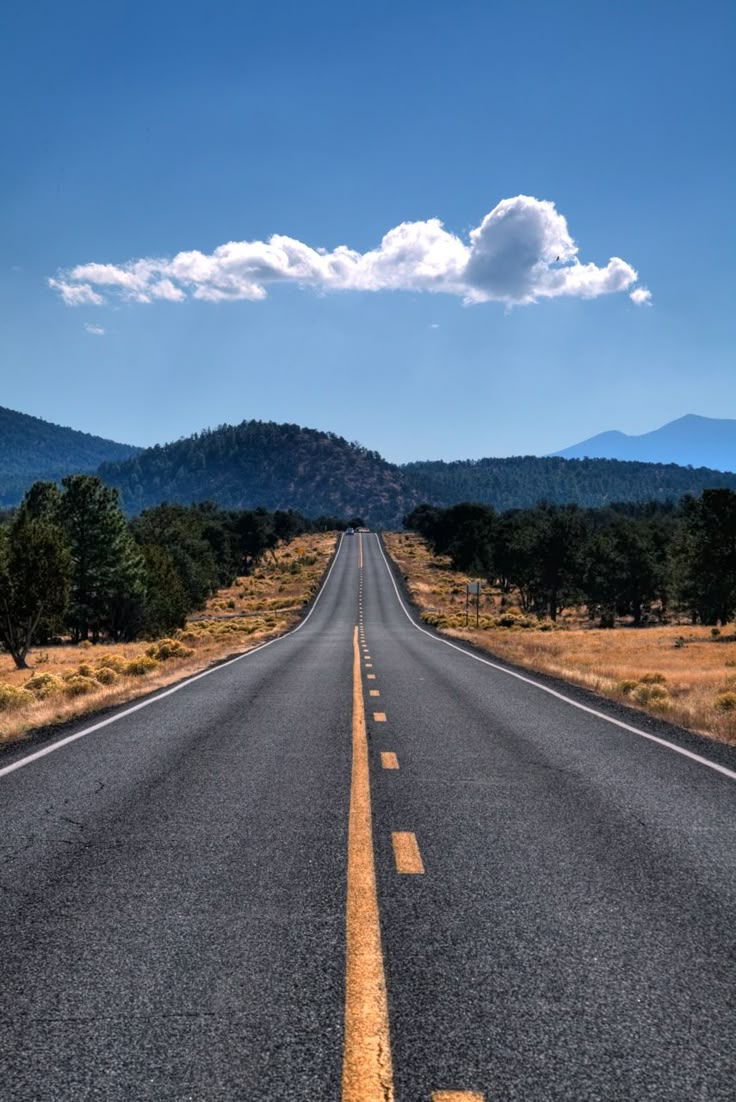
#> input picture Vision Artificial/Parcial 3/imagenes/Calle1.jpg, 736 x 1102 px; its folder holds only this picture in this run
$ python extraccion.py   (older library calls are emulated)
#> lines starting #> are read from the running program, lines starting #| are printed output that depends on the picture
### Vision Artificial/Parcial 3/Logica/funciones.py
import cv2
import numpy as np
from skimage.feature import hog

# [10 lines left out: function extraer_caracteristicas_hog, not called in this run]


def metodos_estadisticos_primer_orden(image):
    """
    Calcula los métodos estadísticos de primer orden: media, varianza, contraste, etc.

    :param image: Imagen de entrada en formato np.array (BGR).
    :return: Diccionario con valores de las estadísticas.
    """
    gray = cv2.cvtColor(image, cv2.COLOR_BGR2GRAY)
    mean = np.mean(gray)
    variance = np.var(gray)
    contrast = np.std(gray)
    entropy = -np.sum((gray/255) * np.log2(gray/255 + 1e-6))  # Aproximación de entropía
    return {"mean": mean, "variance": variance, "contrast": contrast, "entropy": entropy}


def momentos_de_hu(image):
    """
    Calcula los momentos de Hu (invariantes a transformación).

    :param image: Imagen de entrada en formato np.array (BGR).
    :return: Valores de los momentos de Hu.
    """
    gray = cv2.cvtColor(image, cv2.COLOR_BGR2GRAY)
    moments = cv2.moments(gray)
    huMoments = cv2.HuMoments(moments).flatten()
    return huMoments


def laplaciano_de_gauss(image):
    """
    Aplica el filtro Laplaciano de Gauss para detectar bordes.

    :param image: Imagen de entrada en formato np.array (BGR).
    :return: Imagen procesada con bordes detectados.
    """
    gray = cv2.cvtColor(image, cv2.COLOR_BGR2GRAY)
    blurred = cv2.GaussianBlur(gray, (5, 5), 0)
    laplacian = cv2.Laplacian(blurred, cv2.CV_64F)
    return np.sum(np.abs(laplacian))  # Devuelve la suma absoluta de los valores del laplaciano


def detectar_circulos_Hough(image):
    """
    Detecta círculos en la imagen utilizando la Transformada de Hough.

    :param image: Imagen de entrada en formato np.array (BGR).
    :return: Número de círculos detectados.
    """
    gray = cv2.cvtColor(image, cv2.COLOR_BGR2GRAY)
    circles = cv2.HoughCircles(gray, cv2.HOUGH_GRADIENT, dp=1, minDist=20, param1=50, param2=30, minRadius=10, maxRadius=50)
    if circles is not None:
        circles = np.uint16(np.around(circles))
        return len(circles[0])  # Devuelve la cantidad de círculos detectados
    return 0


def segmentar_grabcut(image):
    """
    Segmenta una imagen utilizando el algoritmo GrabCut.

    :param image: Imagen de entrada en formato np.array (BGR).
    :return: Área de la región segmentada.
    """
    mask = np.zeros(image.shape[:2], np.uint8)
    bgd_model = np.zeros((1, 65), np.float64)
    fgd_model = np.zeros((1, 65), np.float64)

    rect = (10, 10, image.shape[1]-10, image.shape[0]-10)  # Rectángulo de inicialización
    cv2.grabCut(image, mask, rect, bgd_model, fgd_model, 5, cv2.GC_INIT_WITH_RECT)

    mask2 = np.where((mask == 2) | (mask == 0), 0, 1)  # Reemplazar fondo con 0
    return np.sum(mask2)  # Devuelve el área de la región segmentada


def extraer_orb(image):
    """
    Extrae puntos clave utilizando el detector ORB (Oriented FAST and Rotated BRIEF).

    :param image: Imagen de entrada en formato np.array (BGR).
    :return: Número de puntos clave detectados.
    """
    gray = cv2.cvtColor(image, cv2.COLOR_BGR2GRAY)
    orb = cv2.ORB_create()
    keypoints, descriptors = orb.detectAndCompute(gray, None)
    return len(keypoints)  # Devuelve el número de puntos clave


def ToGrayScale(image):
    """
    Convierte una imagen a escala de grises.

    :param image: Imagen de entrada en formato np.array (BGR).
    :return: Imagen en escala de grises.
    """
    gray = cv2.cvtColor(image, cv2.COLOR_BGR2GRAY)
    return np.mean(gray)  # Devuelve el valor promedio de los píxeles en la imagen en escala de grises


def umbralizacion_adaptativa(image):
    """
    Aplica umbralización adaptativa para segmentar la imagen.

    :param image: Imagen de entrada en formato np.array (BGR).
    :return: Número de píxeles binarizados.
    """
    gray = cv2.cvtColor(image, cv2.COLOR_BGR2GRAY)
    thresholded = cv2.adaptiveThreshold(gray, 255, cv2.ADAPTIVE_THRESH_GAUSSIAN_C,
                                       cv2.THRESH_BINARY, 11, 2)
    return np.sum(thresholded)  # Devuelve el número de píxeles binarizados


def segmentacion_kmeans(image, k=3):
    """
    Segmenta una imagen utilizando el algoritmo K-means basado en color.

    :param image: Imagen de entrada en formato np.array (BGR).
    :param k: Número de clusters.
    :return: Suma de los valores de los píxeles de la imagen segmentada.
    """
    Z = image.reshape((-1, 3))
    Z = np.float32(Z)
    criteria = (cv2.TERM_CRITERIA_EPS + cv2.TERM_CRITERIA_MAX_ITER, 100, 0.2)
    ret, label, center = cv2.kmeans(Z, k, None, criteria, 10, cv2.KMEANS_RANDOM_CENTERS)

    center = np.uint8(center)
    res = center[label.flatten()]
    segmented_image = res.reshape(image.shape)
    return np.sum(segmented_image)  # Devuelve la suma de los valores de los píxeles


def detectar_bordes_Canny(image):
    """
    Detecta bordes utilizando el algoritmo de Canny.

    :param image: Imagen de entrada en formato np.array (BGR).
    :return: Número de bordes detectados.
    """
    gray = cv2.cvtColor(image, cv2.COLOR_BGR2GRAY)
    edges = cv2.Canny(gray, 100, 200)  # Umbrales de Canny
    return np.sum(edges)  # Devuelve el número de bordes detectados


def SharpenImage(image):
    """
    Aplica un filtro de nitidez a la imagen para resaltar detalles.

    :param image: Imagen de entrada en formato np.array (BGR).
    :return: Valor promedio de los píxeles de la imagen mejorada.
    """
    kernel = np.array([[0, -1, 0], [-1, 5,-1], [0, -1, 0]])
    sharpened = cv2.filter2D(image, -1, kernel)
    return np.mean(sharpened)  # Devuelve el valor promedio de los píxeles de la imagen mejorada
import cv2
import numpy as np

def calcular_histograma_color(image):
    """
    Calcula el histograma de color de una imagen y devuelve el color dominante.

    :param image: Imagen de entrada en formato np.array (BGR).
    :return: El color dominante de la imagen basado en el histograma.
    """
    # Convertir la imagen a espacio de color HSV
    hsv = cv2.cvtColor(image, cv2.COLOR_BGR2HSV)

    # Dividir la imagen en los canales H, S, V
    h_channel, s_channel, v_channel = cv2.split(hsv)

    # Calcular el histograma para el canal Hue (H)
    hist_h = cv2.calcHist([h_channel], [0], None, [180], [0, 180])  # Histograma para tonalidades
    hist_h = hist_h / hist_h.sum()  # Normalizar el histograma

    # Encontrar el valor dominante de tonalidad (valor máximo en el histograma)
    dominant_hue = np.argmax(hist_h)  # La tonalidad con mayor frecuencia

    # Calcular el histograma para el canal Saturation (S)
    hist_s = cv2.calcHist([s_channel], [0], None, [256], [0, 256])
    hist_s = hist_s / hist_s.sum()  # Normalizar el histograma

    # Encontrar el valor dominante de saturación
    dominant_saturation = np.argmax(hist_s)

    # Calcular el histograma para el canal Value (V)
    hist_v = cv2.calcHist([v_channel], [0], None, [256], [0, 256])
    hist_v = hist_v / hist_v.sum()  # Normalizar el histograma

    # Encontrar el valor dominante de luminosidad
    dominant_value = np.argmax(hist_v)

    return dominant_hue, dominant_saturation, dominant_value


def detectar_tonalidades(image):
    """
    Detecta la tonalidad (hue) predominante en una imagen utilizando el espacio de color HSV.

    :param image: Imagen de entrada en formato np.array (BGR).
    :return: Valor promedio del canal Hue (tonalidad) de la imagen.
    """
    # Convertir la imagen a espacio de color HSV
    hsv = cv2.cvtColor(image, cv2.COLOR_BGR2HSV)

    # Extraer solo el canal Hue (H)
    hue_channel = hsv[:, :, 0]

    # Calcular el valor promedio de la tonalidad (Hue)
    mean_hue = np.mean(hue_channel)

    return mean_hue  # Devuelve el valor promedio de la tonalidad (Hue)

### Vision Artificial/Parcial 3/Logica/extraccion.py
import cv2
import numpy as np
import matplotlib.pyplot as plt
from skimage import feature
from skimage import img_as_ubyte
from skimage.feature import graycomatrix
from skimage.feature import graycoprops
import math
from matplotlib.widgets import Button
import os
import sys
import csv
from datetime import datetime
import tempfile
import cv2
import numpy as np
import csv
import os
from datetime import datetime
from funciones import (
    metodos_estadisticos_primer_orden,
    momentos_de_hu,
    laplaciano_de_gauss,
    detectar_circulos_Hough,
    segmentar_grabcut,
    extraer_orb,
    ToGrayScale,
    umbralizacion_adaptativa,
    segmentacion_kmeans,
    detectar_bordes_Canny,
    SharpenImage,
    calcular_histograma_color,
    detectar_tonalidades
)


def obtener_imagenes_de_carpeta(ruta_carpeta):
    """
    Carga todas las imágenes de una carpeta y las devuelve como una lista de arrays de NumPy.

    :param ruta_carpeta: str, ruta de la carpeta donde están las imágenes.
    :return: list, lista de imágenes en formato numpy.ndarray.
    """
#> called with ruta_carpeta = 'Vision Artificial/Parcial 3/imagenes'
    extensiones_imagenes = {".jpg", ".jpeg", ".png", ".gif", ".bmp", ".tiff", ".webp"}
    imagenes = []

    try:
        # Normalizar ruta
        ruta_carpeta = os.path.normpath(ruta_carpeta)
        print(f"Escaneando directorio: {ruta_carpeta}")

        if not os.path.isdir(ruta_carpeta):
            print(f"Error: '{ruta_carpeta}' no es un directorio válido")
            return []

        for archivo in os.listdir(ruta_carpeta):
            try:
                # Obtener ruta completa usando unión de rutas apropiada
                ruta_imagen = os.path.join(ruta_carpeta, archivo)

                # Verificar extensión del archivo
                if os.path.splitext(archivo)[1].lower() in extensiones_imagenes:
                    print(f"Intentando cargar: {archivo}")
                    img = cv2.imdecode(
                        np.fromfile(ruta_imagen, dtype=np.uint8),
                        cv2.IMREAD_COLOR
                    )
#> img is the input picture: shape (1102, 736, 3); mean B, G, R 129.3, 107.7, 90.3

                    if img is not None:
                        print(f"Imagen cargada exitosamente: {archivo}")
                        imagenes.append(img)
                    else:
                        print(f"Error al cargar la imagen: {archivo}")

            except Exception as e:
                print(f"Error procesando {archivo}: {str(e)}")
                continue

        print(f"Total de imágenes cargadas: {len(imagenes)}")
#| Total de imágenes cargadas: 1
        return imagenes

    except Exception as e:
        print(f"Error al escanear directorio: {str(e)}")
        return []


def guardar_resultados_en_csv(resultados, nombre_funcion):
    """
    Guarda los resultados en un archivo CSV.

    :param resultados: Lista de resultados a guardar (pueden ser números, arrays o diccionarios).
    :param nombre_funcion: Nombre de la función utilizada, para el nombre del archivo CSV.
    """
    if not os.path.exists('resultados'):
        os.makedirs('resultados')

    timestamp = datetime.now().strftime("%Y%m%d_%H%M%S")
    csv_filename = f'resultados/{nombre_funcion}_{timestamp}.csv'

    with open(csv_filename, mode='w', newline='') as file:
        writer = csv.writer(file)

        if not resultados or len(resultados) == 0:
            print(f"No hay resultados para guardar en {nombre_funcion}")
            return

        if isinstance(resultados[0], dict):
            # Para resultados tipo diccionario (como estadísticos)
            headers = ["Imagen"] + list(resultados[0].keys()) + ["Clase"]
            writer.writerow(headers)
            for i, resultado in enumerate(resultados):
                clase = 0 if i < 8 else 1
                row = [f"Imagen_{i+1}"] + list(resultado.values()) + [clase]
                writer.writerow(row)

        elif isinstance(resultados[0], np.ndarray):
            try:
                first_result = resultados[0].tolist() if isinstance(resultados[0], np.ndarray) else resultados[0]

                if isinstance(first_result, list):
                    headers = ["Imagen"] + [f"Valor_{i}" for i in range(len(first_result))] + ["Clase"]
                else:
                    headers = ["Imagen", "Valor", "Clase"]

                writer.writerow(headers)

                for i, resultado in enumerate(resultados):
                    clase = 0 if i < 8 else 1
                    valores = resultado.tolist() if isinstance(resultado, np.ndarray) else [resultado]
                    if isinstance(valores, list):
                        row = [f"Imagen_{i+1}"] + valores + [clase]
                    else:
                        row = [f"Imagen_{i+1}", valores, clase]
                    writer.writerow(row)

            except Exception as e:
                print(f"Error al procesar resultados para {nombre_funcion}: {str(e)}")
                return

        else:
            writer.writerow(["Imagen", "Valor", "Clase"])
            for i, resultado in enumerate(resultados):
                clase = 0 if i < 8 else 1
                writer.writerow([f"Imagen_{i+1}", resultado, clase])

    print(f"Guardado {nombre_funcion} en {csv_filename}")


def procesar_imagenes(imagenes):
    """
    Aplica todas las funciones a una lista de imágenes y guarda los resultados en archivos CSV.

    :param imagenes: Lista de imágenes (rutas de imágenes) a procesar.
    """
    print("Iniciando procesamiento de imágenes...")
    # Resultados de cada función
    resultados_momentos_hu = []
    resultados_estadisticos = []
    resultados_laplaciano = []
    resultados_circulos_hough = []
    resultados_grabcut = []
    resultados_orb = []
    resultados_gray = []
    resultados_umbral_adaptativo = []
    resultados_kmeans = []
    resultados_bordes_canny = []
    resultados_sharpen = []
    resultados_histograma_color = []
    resultados_tonalidades = []

     # Procesar cada imagen
    for image in imagenes:

        # 2. Métodos estadísticos primer orden
        estadisticos_result = metodos_estadisticos_primer_orden(image)
        resultados_estadisticos.append(estadisticos_result)

        # 3. Momentos de Hu
        hu_moments_result = momentos_de_hu(image)
        resultados_momentos_hu.append(hu_moments_result)

        # 4. Laplaciano de Gauss
        laplaciano_result = laplaciano_de_gauss(image)
        resultados_laplaciano.append(laplaciano_result)

        # 5. Detectar círculos Hough
        circulos_result = detectar_circulos_Hough(image)
        resultados_circulos_hough.append(circulos_result)

        # 6. Segmentar con GrabCut
        grabcut_result = segmentar_grabcut(image)
        resultados_grabcut.append(grabcut_result)

        # 7. Extraer ORB
        orb_result = extraer_orb(image)
        resultados_orb.append(orb_result)

        # 8. Convertir a escala de grises
        gray_result = ToGrayScale(image)
        resultados_gray.append(gray_result)

        # 9. Umbralización adaptativa
        umbral_result = umbralizacion_adaptativa(image)
        resultados_umbral_adaptativo.append(umbral_result)

        # 10. Segmentación K-means
        kmeans_result = segmentacion_kmeans(image)
        resultados_kmeans.append(kmeans_result)

        # 11. Detectar bordes Canny
        canny_result = detectar_bordes_Canny(image)
        resultados_bordes_canny.append(canny_result)

        # 12. Filtro de agudización
        sharpen_result = SharpenImage(image)
        resultados_sharpen.append(sharpen_result)

        # 13. Calcular histograma de color
        histograma_result = calcular_histograma_color(image)
        resultados_histograma_color.append(histograma_result)

        # 14. Detectar tonalidad
        tonalidad_result = detectar_tonalidades(image)
        resultados_tonalidades.append(tonalidad_result)

    # Guardar los resultados en archivos CSV
    guardar_resultados_en_csv(resultados_momentos_hu, "Momentos_Hu")
    guardar_resultados_en_csv(resultados_estadisticos, "Estadisticos_Primer_Orden")
    guardar_resultados_en_csv(resultados_laplaciano, "Laplaciano_Gauss")
    guardar_resultados_en_csv(resultados_circulos_hough, "Circulos_Hough")
    guardar_resultados_en_csv(resultados_grabcut, "GrabCut")
    guardar_resultados_en_csv(resultados_orb, "ORB")
    guardar_resultados_en_csv(resultados_gray, "GrayScale")
    guardar_resultados_en_csv(resultados_umbral_adaptativo, "Umbralizacion_Adaptativa")
    guardar_resultados_en_csv(resultados_kmeans, "KMeans")
    guardar_resultados_en_csv(resultados_bordes_canny, "Bordes_Canny")
    guardar_resultados_en_csv(resultados_sharpen, "SharpenImage")
    guardar_resultados_en_csv(resultados_histograma_color, "Histograma_Color")
    guardar_resultados_en_csv(resultados_tonalidades, "Tonalidades")

# Modificar el manejo de rutas al final del archivo
ruta_script = os.path.dirname(os.path.abspath(__file__))
ruta_imagenes = os.path.join(ruta_script, '..', 'imagenes')  # Cambia esta ruta según tu estructura de carpetas
ruta_imagenes = os.path.normpath(ruta_imagenes)  # Normalizar separadores de ruta

print(f"Buscando imágenes en: {ruta_imagenes}")
imagenes = obtener_imagenes_de_carpeta(ruta_imagenes)
#> imagenes = 1 item

if not imagenes:
    print("No se cargaron imágenes. Verifique que la ruta sea correcta y que existan las imágenes.")
else:
    print(f"Se cargaron {len(imagenes)} imágenes exitosamente")
#| Se cargaron 1 imágenes exitosamente
    procesar_imagenes(imagenes)
#> the loop in procesar_imagenes, `for image in imagenes:` made 1 pass
#> (mean in metodos_estadisticos_primer_orden, variance in metodos_estadisticos_primer_orden, contrast in metodos_estadisticos_primer_orden, entropy in metodos_estadisticos_primer_orden, laplaciano_result, circulos_result, rect in segmentar_grabcut, grabcut_result) on pass 1: (105, 2248.6, 47.42, 373978.4, 2826929, 760, (10, 10, 726, 1092), 597961)
#> pass 1, in metodos_estadisticos_primer_orden, `gray = cv2.cvtColor(image, cv2.COLOR_BGR2GRAY)`:
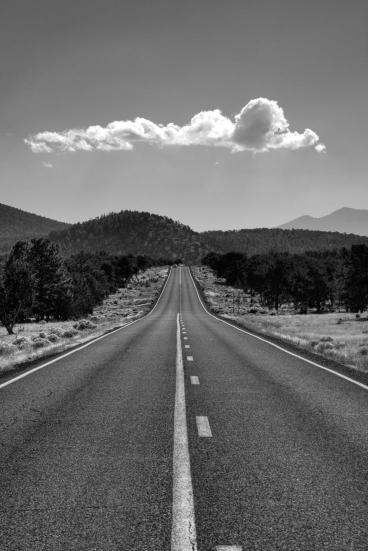
#> gray: shape (1102, 736) (shown at 1/2 size); min 0, max 255, mean 105
#> pass 1, in laplaciano_de_gauss, `laplacian = cv2.Laplacian(blurred, cv2.CV_64F)`:
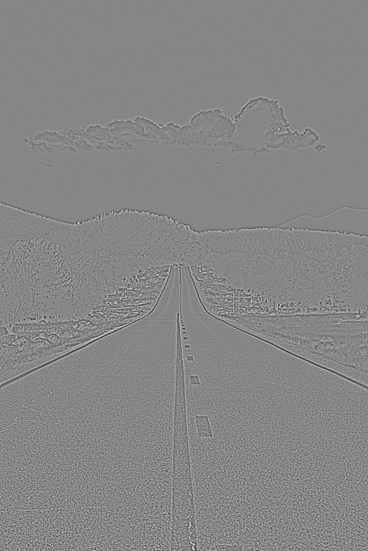
#> laplacian: shape (1102, 736) float64 (shown at 1/2 size); min -56, max 50, mean 0; drawn with min black and max white
#> pass 1, in umbralizacion_adaptativa, `thresholded = cv2.adaptiveThreshold(gray, 255, cv2.ADAPTIVE_THRESH_GAU..`:
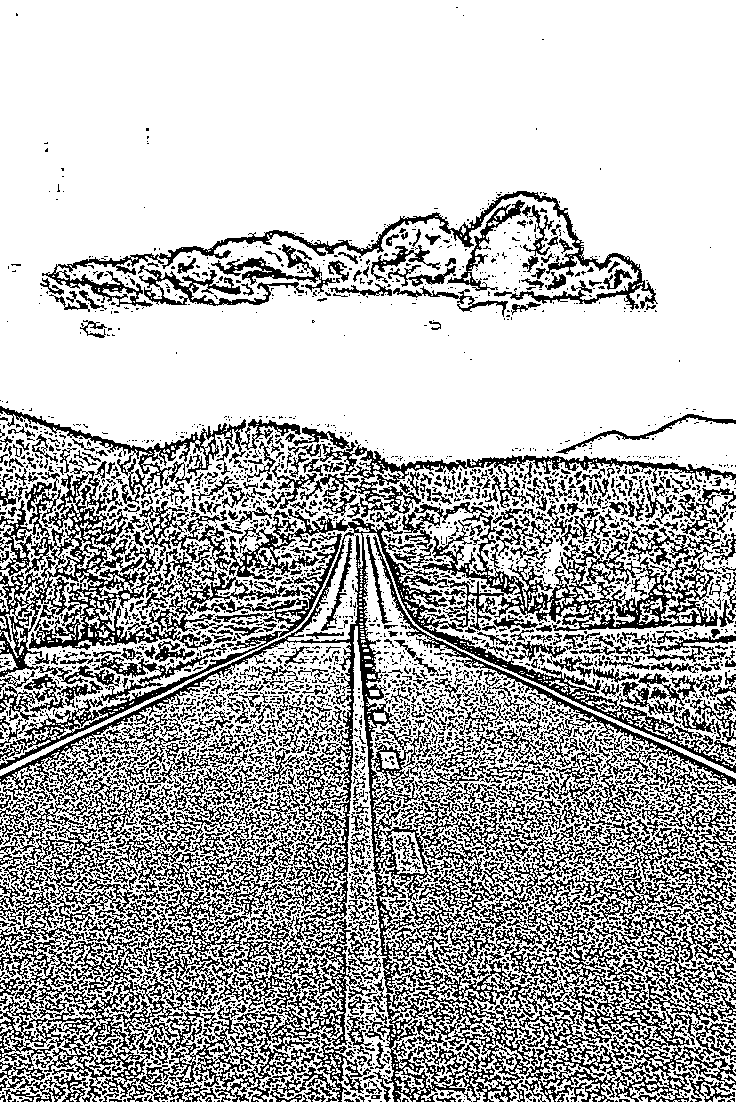
#> thresholded: shape (1102, 736); 71% white; black in thin lines or dots
#> after the loop in procesar_imagenes, `for image in imagenes:`: resultados_bordes_canny = [21377160]; resultados_circulos_hough = [760]; resultados_estadisticos = 1 item; resultados_grabcut = [597961]; resultados_gray = [105]; resultados_histograma_color = [(120, 21, 189)]; resultados_kmeans = [264368758]; resultados_laplaciano = [2826929]; resultados_momentos_hu = [[0.00165, 4.13e-07, 1.65e-10, 1.62e-10, 2.62e-20, 1.04e-13, -3.07e-21]]; resultados_orb = [500]; resultados_sharpen = [109.4]; resultados_tonalidades = [98.77]; resultados_umbral_adaptativo = [146854245]
#> in guardar_resultados_en_csv, `first_result = resultados[0].tolist() if isinstance(resultados[0], np...`: first_result = [0.00165, 4.13e-07, 1.65e-10, 1.62e-10, 2.62e-20, 1.04e-13, -3.07e-21]
#> in guardar_resultados_en_csv, `headers = ["Imagen"] + [f"Valor_{i}" for i in range(len(first_result))..`: headers = ['Imagen', 'Valor_0', 'Valor_1', 'Valor_2', 'Valor_3', 'Valor_4', 'Valor_5', 'Valor_6', 'Clase']
#> the loop in guardar_resultados_en_csv, `for i, resultado in enumerate(resultados):` made 1 pass
#> clase on pass 1: 0
#> the loop in guardar_resultados_en_csv (call 2), `for i, resultado in enumerate(resultados):` made 1 pass
#> (clase, row) on pass 1: (0, ['Imagen_1', 105, 2248.6, 47.42, 373978.4, 0])
